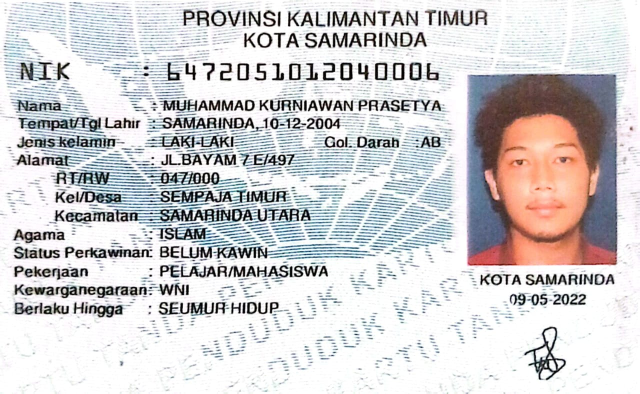
#> input picture uploads/ktp.png, 1280 x 787 px (shown at 1/2 size)
$ python -i image_handler.py   (imports and definitions only)
#> lines starting #> are read from the running program, lines starting #| are printed output that depends on the picture
### config.py
"""
Konfigurasi aplikasi EasyOCR
"""
from pathlib import Path

# ----- Path dasar -----
BASE_DIR = Path(__file__).parent
ASSETS_DIR = BASE_DIR / "assets"
INPUT_DIR = ASSETS_DIR / "input"
OUTPUT_DIR = ASSETS_DIR / "output"
LOGS_DIR = BASE_DIR / "logs"
UPLOAD_DIR = BASE_DIR / "uploads"  # Untuk upload file via web

# ----- Buat direktori jika belum ada -----
for d in [INPUT_DIR, OUTPUT_DIR, LOGS_DIR, UPLOAD_DIR]:
    d.mkdir(parents=True, exist_ok=True)

# ----- Path gambar default (opsional) -----
# Jika tidak ada gambar default, IMAGE_PATHS bisa dikosongkan.
# Bisa juga menambahkan contoh gambar di INPUT_DIR.
IMAGE_PATHS = [
    # str(INPUT_DIR / "contoh1.jpg"),
    # str(INPUT_DIR / "contoh2.png"),
]

# ----- Konfigurasi OCR -----
OCR_CONFIG = {
    'languages': ['id', 'en'],      # Indonesian & English
    'gpu': False,                    # True jika ada GPU CUDA
    'detail': 1,                     # 0=text only, 1=text+confidence
    'paragraph': False,
    'width_ths': 0.7,
    'height_ths': 0.7,
    'enhancement_level': 'aggressive',   # Untuk gambar buruk
    'confidence_threshold': 0.2,
    'enable_text_correction': True,
    'enable_word_dictionary': True
}

# ----- Format file -----
SUPPORTED_FORMATS = ['.jpg', '.jpeg', '.png', '.bmp', '.tiff', '.webp']

# ----- Flask upload -----
ALLOWED_EXTENSIONS = {ext.strip('.') for ext in SUPPORTED_FORMATS}  # {'jpg','png',...}

# ----- Logging -----
LOG_FORMAT = '%(asctime)s - %(levelname)s - %(message)s'
LOG_LEVEL = 'INFO'

### src/image_handler.py
"""
Enhanced Image Handler - Menangani loading dan preprocessing gambar untuk OCR yang lebih akurat
Versi sederhana yang fokus pada perbaikan masalah OCR dengan penyempurnaan kecil
"""
import logging
import cv2
import numpy as np
from PIL import Image
from pathlib import Path

from config import SUPPORTED_FORMATS

class ImageHandler:
    def __init__(self):
        self.logger = logging.getLogger(__name__)

    # [77 lines left out: functions validate_image, load_image, not called in this run]

    def detect_orientation(self, image):
        """
        Deteksi orientasi gambar dengan pendekatan yang lebih reliabel

        Args:
            image (numpy.ndarray): Image array

        Returns:
            numpy.ndarray: Gambar yang sudah di-rotate
        """
        try:
            if len(image.shape) == 3:
                gray = cv2.cvtColor(image, cv2.COLOR_RGB2GRAY)
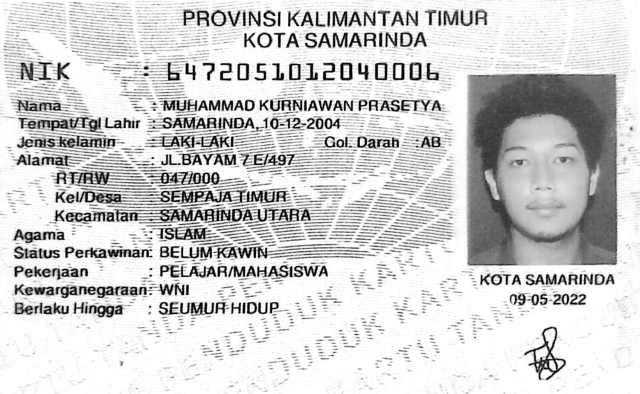
#> gray: shape (787, 1280) (shown at 1/2 size); min 0, max 255, mean 208
            else:
                gray = image

            # Deteksi tepi dengan Canny untuk orientasi yang lebih presisi
            edges = cv2.Canny(gray, 50, 150)
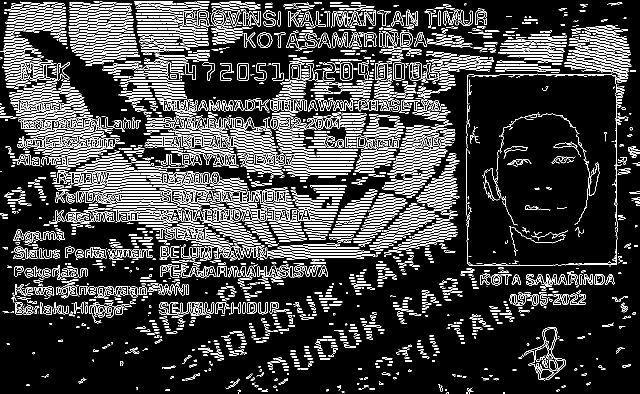
#> edges: shape (787, 1280) (shown at 1/2 size); 14.5% white in thin lines or dots
            lines = cv2.HoughLines(edges, 1, np.pi/180, threshold=100)

            if lines is not None:
                angles = [np.degrees(theta) for rho, theta in lines[:, 0]]
#> angles = 21545 items
                median_angle = np.median(angles)
#> median_angle = 84

                if abs(median_angle) > 5:
                    self.logger.info(f"Rotasi gambar sebesar {median_angle:.1f} derajat")
                    return self.rotate_image(image, -median_angle)

            return image
        except Exception as e:
            self.logger.error(f"Error deteksi orientasi: {str(e)}")
            return image

    def preprocess_image(self, image, enhance_text=True, auto_rotate=True):
        """
        Preprocessing untuk OCR yang lebih akurat dengan peningkatan kontras dan rotasi otomatis

        Args:
            image (numpy.ndarray): Image array
            enhance_text (bool): Apakah menggunakan enhancement teks
            auto_rotate (bool): Apakah menggunakan rotasi otomatis

        Returns:
            numpy.ndarray: Gambar yang telah diproses
        """
        try:
            original_image = image.copy()

            # Auto rotation jika diperlukan
            if auto_rotate:
                image = self.detect_orientation(image)

            gray = cv2.cvtColor(image, cv2.COLOR_RGB2GRAY) if len(image.shape) == 3 else image

            # Ukuran gambar untuk OCR optimal
            height, width = gray.shape
#> height = 787; width = 1280
            if height < 900 or width < 900:
                scale = max(900 / height, 900 / width)
#> scale = 1.14
                scale = min(scale, 1.8)  # Sesuaikan scale agar hasil optimal
                new_width = int(width * scale)
#> new_width = 1463
                new_height = int(height * scale)
#> new_height = 899
                gray = cv2.resize(gray, (new_width, new_height), interpolation=cv2.INTER_CUBIC)
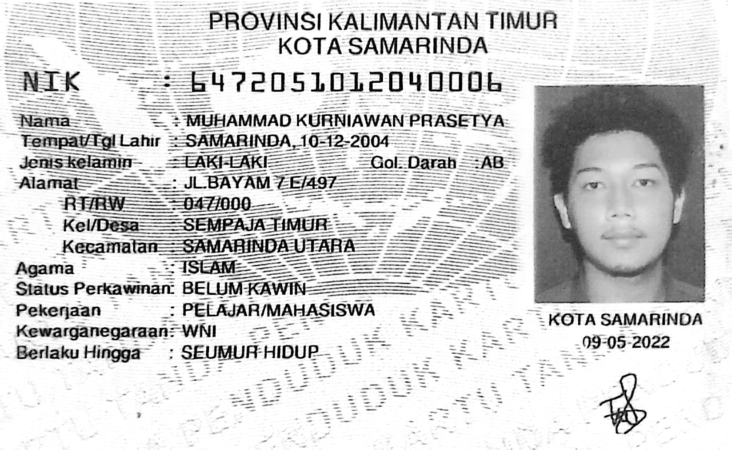
#> gray: shape (899, 1463) (shown at 1/2 size); min 0, max 255, mean 208
                self.logger.info(f"Gambar di-resize ke: {new_width}x{new_height}")

            if enhance_text:
                gray = self.reduce_noise_advanced(gray)
                gray = self.enhance_contrast_adaptive(gray)
                gray = self.sharpen_text(gray)
            else:
                gray = cv2.medianBlur(gray, 3)

            gray = np.clip(gray, 0, 255).astype(np.uint8)
            self.logger.info("Preprocessing selesai dengan enhancement")
            return gray
        except Exception as e:
            self.logger.error(f"Error preprocessing gambar: {str(e)}")
            return original_image if 'original_image' in locals() else image

>>> import cv2
>>> picture = cv2.cvtColor(cv2.imread('../uploads/ktp.png'), cv2.COLOR_BGR2RGB)
>>> result = ImageHandler().preprocess_image(picture)

$ run again, on uploads/new.png
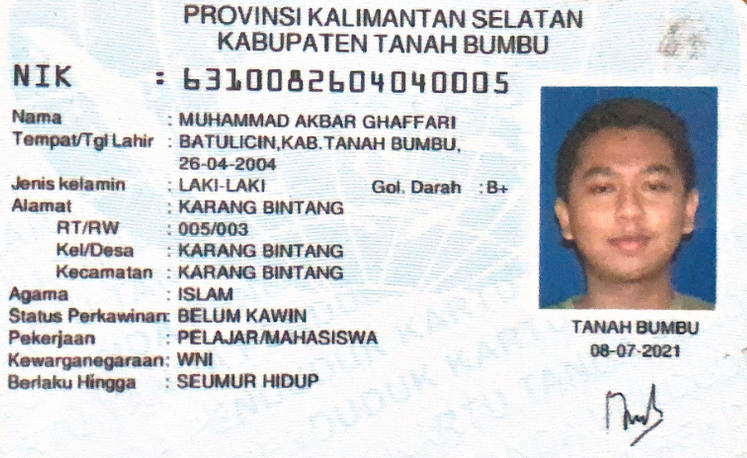
#> input picture uploads/new.png, 747 x 458 px
#> in detect_orientation, `gray = cv2.cvtColor(image, cv2.COLOR_RGB2GRAY)`:
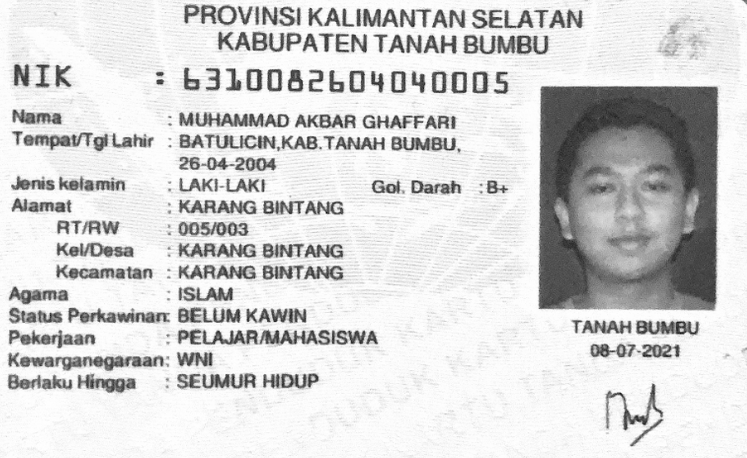
#> gray: shape (458, 747); min 14, max 255, mean 213
#> in detect_orientation, `edges = cv2.Canny(gray, 50, 150)`:
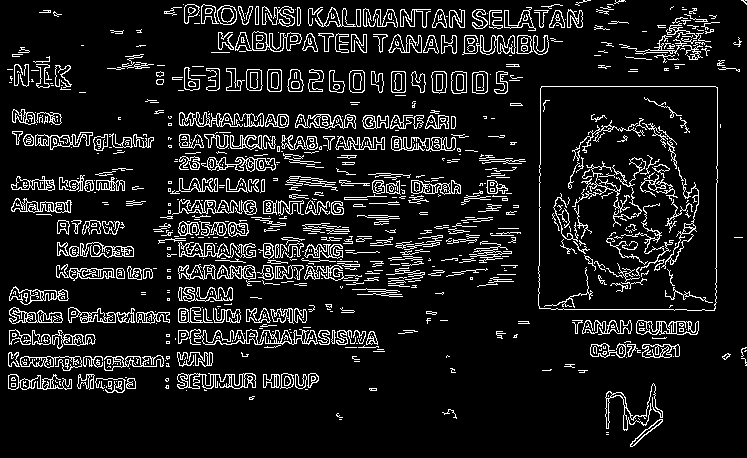
#> edges: shape (458, 747); 10.5% white in thin lines or dots
#> lines = 2629 rows, first 8: [86, 1.57], [309, 1.57], [322, 1.57], [179, 1.59], [189, 1.57], [185, 1.57], [183, 1.57], [278, 1.57]
#> angles = 2629 values, max 179 at index 2250, min 0 at index 687, mean 77.86
#> median_angle = 80
